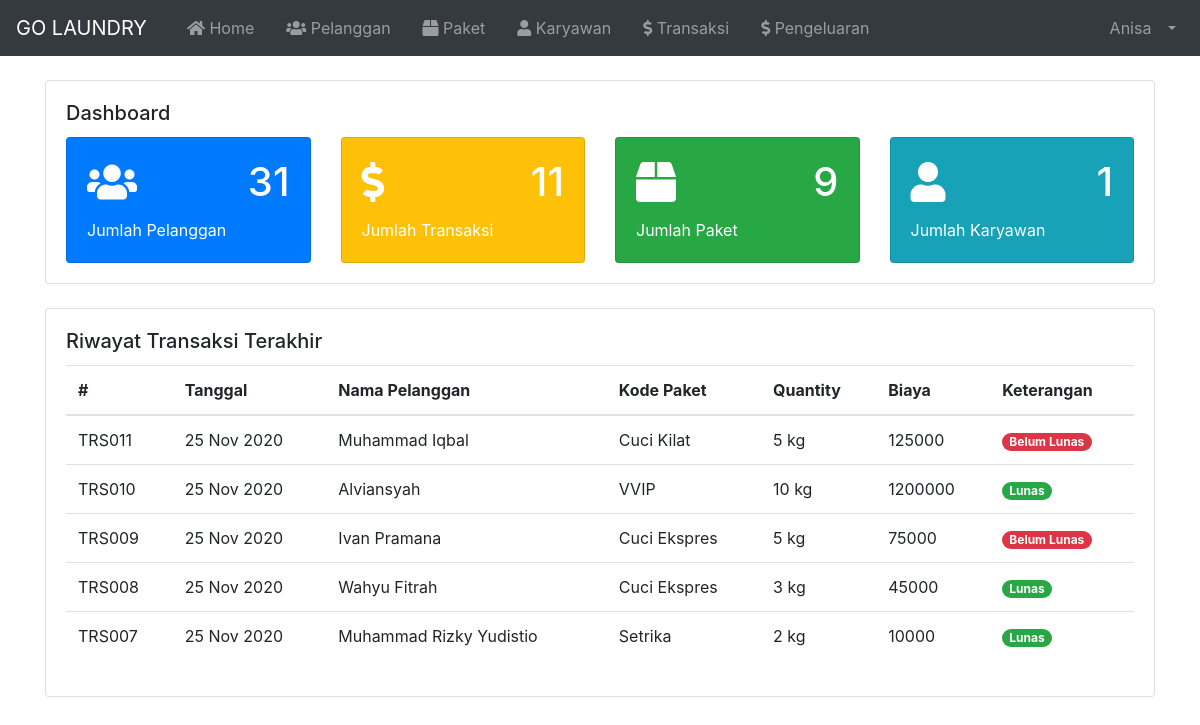
Page /index.php (signed in) on the committed database.
### tables this page shows
CREATE TABLE `tbl_karyawan` (
  `id` int(11) NOT NULL,
  `nama` varchar(100) NOT NULL,
  `username` varchar(30) NOT NULL,
  `password` varchar(255) NOT NULL,
  `email` varchar(255) NOT NULL,
  `no_hp` varchar(20) NOT NULL,
  `alamat` varchar(100) NOT NULL,
  `catatan` varchar(255) NOT NULL,
  `image` varchar(255) NOT NULL,
  `role` varchar(20) NOT NULL
);

CREATE TABLE `tbl_transaksi` (
  `id` varchar(10) NOT NULL,
  `tanggal` varchar(20) NOT NULL,
  `id_pelanggan` varchar(10) NOT NULL,
  `kd_paket` varchar(10) NOT NULL,
  `qty` int(11) NOT NULL,
  `biaya` int(11) NOT NULL,
  `bayar` int(11) NOT NULL,
  `kembalian` int(11) NOT NULL
);

CREATE TABLE `tbl_pelanggan` (
  `id` varchar(10) NOT NULL,
  `nama` varchar(100) NOT NULL,
  `alamat` varchar(255) NOT NULL,
  `no_hp` varchar(20) NOT NULL
);

CREATE TABLE `tbl_paket` (
  `id` varchar(10) NOT NULL,
  `paket` varchar(100) NOT NULL,
  `harga_kilo` int(11) NOT NULL,
  `deskripsi` varchar(255) NOT NULL
);

### index.php (called while the page is built, shortened)
<?php
  require 'load/config.php';
  require 'load/function.php';
?>
<?php require_once 'header.php'; ?>
<?php require 'content.php'; ?>
<?php require_once 'footer.php'; ?>

### load/function.php (called while the page is built, shortened)
<?php
  require 'config.php';
  function numData( $tabel ) {
    global $koneksi;
    $num = mysqli_query($koneksi, "SELECT * FROM $tabel");
    return mysqli_num_rows($num);
  }
  function numQueryData( $query ) {
    global $koneksi;
    $num = mysqli_query($koneksi, $query);
    return mysqli_num_rows($num);
  }
  function viewDatas( $query ) {
    global $koneksi;
    $result = mysqli_query($koneksi, $query);
    $rows = [];
      while ($row = mysqli_fetch_assoc($result)) {
        $rows[] = $row;
      }
    return $rows;
  }
?>

### page/home.php (the view)
<?php
  $query = "SELECT tbl_transaksi.id, tbl_transaksi.tanggal ,tbl_pelanggan.nama, tbl_paket.paket, tbl_transaksi.qty, tbl_transaksi.biaya, tbl_transaksi.bayar, tbl_transaksi.kembalian
            FROM tbl_transaksi
            INNER JOIN tbl_pelanggan
            ON tbl_transaksi.id_pelanggan = tbl_pelanggan.id
            INNER JOIN tbl_paket
            ON tbl_transaksi.kd_paket = tbl_paket.id
						ORDER BY tbl_transaksi.id DESC
						LIMIT 5"
?>
<div class="container container-fluid">
	<div class="card mt-4 mb-4">
		<div class="card-body">
			<h5 class="card-title">Dashboard</h5>
			<div class="row">
				<div class="col-md">
					<div class="card text-white bg-primary" style="max-width: 18rem;">
						<div class="card-body">
							<h1 class="card-title d-flex align-items-center justify-content-between">
								<i class="fas fa-users"></i>
								<span class="text-right"><?= numData("tbl_pelanggan"); ?></span>
							</h1>
							<p class="card-text">Jumlah Pelanggan</p>
						</div>
					</div>
				</div>
				<div class="col-md">
					<div class="card text-white bg-warning" style="max-width: 18rem;">
						<div class="card-body">
							<h1 class="card-title d-flex align-items-center justify-content-between">
								<i class="fas fa-dollar-sign"></i>
								<span class="text-right"><?= numData('tbl_transaksi'); ?></span>
							</h1>
							<p class="card-text">Jumlah Transaksi</p>
						</div>
					</div>
				</div>
				<div class="col-md">
					<div class="card text-white bg-success" style="max-width: 18rem;">
						<div class="card-body">
							<h1 class="card-title d-flex align-items-center justify-content-between">
								<i class="fas fa-box"></i>
								<span class="text-right"><?= numData('tbl_paket'); ?></span>
							</h1>
							<p class="card-text">Jumlah Paket</p>
						</div>
					</div>
				</div>
				<div class="col-md">
					<div class="card text-white bg-info" style="max-width: 18rem;">
						<div class="card-body">
							<h1 class="card-title d-flex align-items-center justify-content-between">
								<i class="fas fa-user"></i>
								<span class="text-right"><?= numQueryData("SELECT * FROM tbl_karyawan WHERE tbl_karyawan.role = 'Karyawan'"); ?></span>
							</h1>
							<p class="card-text">Jumlah Karyawan</p>
						</div>
					</div>
				</div>
			</div>
		</div>
	</div>
	 <div class="card mb-4">
		<div class="card-body">
			<h5 class="card-title">Riwayat Transaksi Terakhir</h5>
			<table class="table">
				<thead>
					<tr>
						<th>#</th>
						<th>Tanggal</th>
						<th>Nama Pelanggan</th>
						<th>Kode Paket</th>
						<th>Quantity</th>
						<th>Biaya</th>
						<th>Keterangan</th>
					</tr>
				</thead>
				<tbody>
					<?php $transaksi = viewDatas($query); ?>
					<?php foreach($transaksi as $data) : ?>
					<tr>
						<td><?= $data['id']; ?></td>
						<td><?= $data['tanggal']; ?></td>
						<td><?= $data['nama']; ?></td>
						<td><?= $data['paket']; ?></td>
						<td><?= $data['qty']; ?> kg</td>
						<td><?= $data['biaya']; ?></td>
						<td>
						<?php
							if ( $data['kembalian'] < 0 ) {
								echo "<span class='badge badge-pill badge-danger'>Belum Lunas</span>";
							} else {
								echo "<span class='badge badge-pill badge-success'>Lunas</span>";
							}
						?>
						</td>
					</tr>
					<?php endforeach; ?>
				</tbody>
			</table>
		</div>
	</div>
</div>

### header.php (shortened to what this page needs)
<?php
$id = $_SESSION['id'];
$result = mysqli_query($koneksi, "SELECT * FROM tbl_karyawan WHERE id = '$id'");
$user = mysqli_fetch_assoc($result);
?>
<!DOCTYPE html>
<html lang="en">
<head>
	<link rel="stylesheet" href="asset/vendor/bootstrap-4.5.3/css/bootstrap.min.css">
	<link rel="stylesheet" href="asset/vendor/fontawesome/css/all.min.css">
	<link rel="stylesheet" href="asset/vendor/datatables-b4/datatables.min.css">
</head>
<body>
	<nav class="navbar navbar-expand-lg navbar-dark bg-dark">
		<a class="navbar-brand" href="index.php">
			GO LAUNDRY
		</a>
		<div class="collapse navbar-collapse" id="navbarSupportedContent">
			<ul class="navbar-nav mr-auto">
				<li class="nav-item ml-3">
					<a class="nav-link" href="index.php"><i class="fas fa-home"></i> Home</a>
				</li>
				<li class="nav-item ml-3">
					<a class="nav-link" href="?page=Pelanggan"><i class="fas fa-users"></i> Pelanggan</a>
				</li>
				<li class="nav-item ml-3">
					<a class="nav-link" href="?page=Paket"><i class="fas fa-box"></i> Paket</a>
				</li>
				<?php if ($user['role'] == 'Admin'): ?>
					<li class="nav-item ml-3">
						<a class="nav-link" href="?page=Karyawan"><i class="fas fa-user"></i> Karyawan</a>
					</li>
				<?php endif; ?>
				<li class="nav-item ml-3">
					<a class="nav-link " href="?page=Transaksi"><i class="fas fa-dollar-sign"></i> Transaksi</a>
				</li>
				<li class="nav-item ml-3">
					<a class="nav-link " href="?page=Pengeluaran"><i class="fas fa-dollar-sign"></i> Pengeluaran</a>
				</li>
			</ul>
			<ul class="navbar-nav ml-auto">
				<li class="nav-item dropdown">
					<a class="nav-link dropdown-toggle" href="#" id="userDropdown" role="button" data-toggle="dropdown"
						aria-haspopup="true" aria-expanded="false">
						<span class="mr-2 d-none d-lg-inline">
							<?= $user['nama']; ?>
						</span>
					</a>
				</li>
			</ul>
		</div>
	</nav>
</body>

### content.php (shortened to what this page needs)
<?php
switch (@$_GET['page']) {
	default:
		include 'page/home.php';
		break;
}
?>

### footer.php (shortened to what this page needs)
</body>
</html>

### rows in the picture
tbl_karyawan: nama "Anisa"
tbl_transaksi: id "TRS011", tanggal "25 Nov 2020", id_pelanggan.nama "Muhammad Iqbal", kd_paket.paket "Cuci Kilat", qty "5", biaya "125000", kembalian "Belum Lunas"
tbl_transaksi: id "TRS010", tanggal "25 Nov 2020", id_pelanggan.nama "Alviansyah", kd_paket.paket "VVIP", qty "10", biaya "1200000", kembalian "Lunas"
tbl_transaksi: id "TRS009", tanggal "25 Nov 2020", id_pelanggan.nama "Ivan Pramana", kd_paket.paket "Cuci Ekspres", qty "5", biaya "75000", kembalian "Belum Lunas"
tbl_transaksi: id "TRS008", tanggal "25 Nov 2020", id_pelanggan.nama "Wahyu Fitrah", kd_paket.paket "Cuci Ekspres", qty "3", biaya "45000", kembalian "Lunas"
tbl_transaksi: id "TRS007", tanggal "25 Nov 2020", id_pelanggan.nama "Muhammad Rizky Yudistio", kd_paket.paket "Setrika", qty "2", biaya "10000", kembalian "Lunas"

### other values in the picture
numData("tbl_pelanggan") "31"
numData('tbl_transaksi') "11"
numData('tbl_paket') "9"
